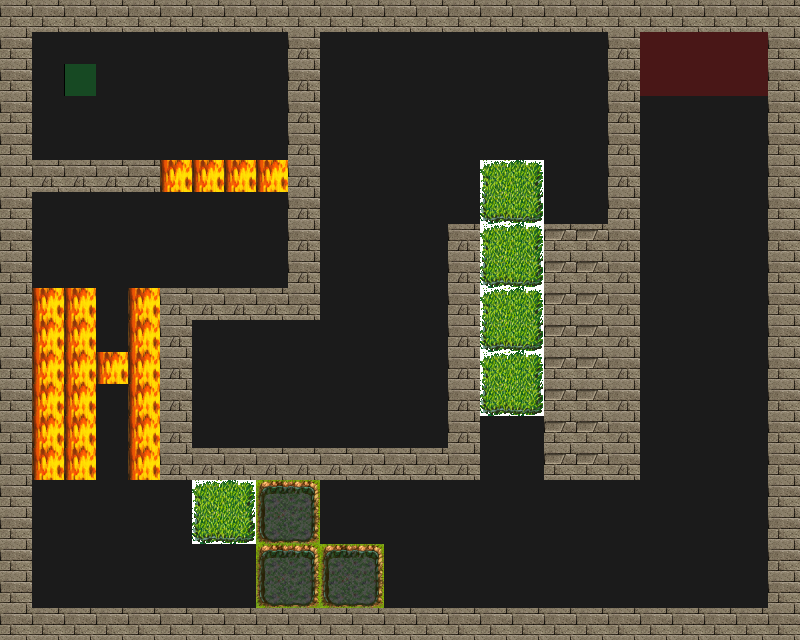

Below is a game level as drawn by its tile map, then a one-line description and the .tmx file that defines it, in full:
An orthogonal 25x20 tile map with 32x32 px tiles, 4 tile layers (Road, Trap, Wall, Utility), 4 tilesets.

<map version="1.0" tiledversion="1.0.3" orientation="orthogonal" renderorder="right-down" width="25" height="20" tilewidth="32" tileheight="32" nextobjectid="1">
 <tileset firstgid="1" source="tilesets/meta.tsx" />
 <tileset firstgid="3" source="tilesets/road.tsx" />
 <tileset firstgid="4" source="tilesets/traps.tsx" />
 <tileset firstgid="196" source="tilesets/wallsandroofs.tsx" />
 <layer name="Road" width="25" height="20">
  <data encoding="csv">
3,3,3,3,3,3,3,3,3,3,3,3,3,3,3,3,3,3,3,3,3,3,3,3,3,
3,3,3,3,3,3,3,3,3,3,3,3,3,3,3,3,3,3,3,3,3,3,3,3,3,
3,3,3,3,3,3,3,3,3,3,3,3,3,3,3,3,3,3,3,3,3,3,3,3,3,
3,3,3,3,3,3,3,3,3,3,3,3,3,3,3,3,3,3,3,3,3,3,3,3,3,
3,3,3,3,3,3,3,3,3,3,3,3,3,3,3,3,3,3,3,3,3,3,3,3,3,
3,3,3,3,3,3,3,3,3,3,3,3,3,3,3,3,3,3,3,3,3,3,3,3,3,
3,3,3,3,3,3,3,3,3,3,3,3,3,3,3,3,3,3,3,3,3,3,3,3,3,
3,3,3,3,3,3,3,3,3,3,3,3,3,3,3,3,3,3,3,3,3,3,3,3,3,
3,3,3,3,3,3,3,3,3,3,3,3,3,3,3,3,3,3,3,3,3,3,3,3,3,
3,3,3,3,3,3,3,3,3,3,3,3,3,3,3,3,3,3,3,3,3,3,3,3,3,
3,3,3,3,3,3,3,3,3,3,3,3,3,3,3,3,3,3,3,3,3,3,3,3,3,
3,3,3,3,3,3,3,3,3,3,3,3,3,3,3,3,3,3,3,3,3,3,3,3,3,
3,3,3,3,3,3,3,3,3,3,3,3,3,3,3,3,3,3,3,3,3,3,3,3,3,
3,3,3,3,3,3,3,3,3,3,3,3,3,3,3,3,3,3,3,3,3,3,3,3,3,
3,3,3,3,3,3,3,3,3,3,3,3,3,3,3,3,3,3,3,3,3,3,3,3,3,
3,3,3,3,3,3,3,3,3,3,3,3,3,3,3,3,3,3,3,3,3,3,3,3,3,
3,3,3,3,3,3,3,3,3,3,3,3,3,3,3,3,3,3,3,3,3,3,3,3,3,
3,3,3,3,3,3,3,3,3,3,3,3,3,3,3,3,3,3,3,3,3,3,3,3,3,
3,3,3,3,3,3,3,3,3,3,3,3,3,3,3,3,3,3,3,3,3,3,3,3,3,
3,3,3,3,3,3,3,3,3,3,3,3,3,3,3,3,3,3,3,3,3,3,3,3,3
</data>
 </layer>
 <layer name="Trap" width="25" height="20">
  <data encoding="csv">
0,0,0,0,0,0,0,0,0,0,0,0,0,0,0,0,0,0,0,0,0,0,0,0,0,
0,0,0,0,0,0,0,0,0,0,0,0,0,0,0,0,0,0,0,0,0,0,0,0,0,
0,0,0,0,0,0,0,0,0,0,0,0,0,0,0,0,0,0,0,0,0,0,0,0,0,
0,0,0,0,0,0,0,0,0,0,0,0,0,0,0,0,0,0,0,0,0,0,0,0,0,
0,0,0,0,0,0,0,0,0,0,0,0,0,0,0,0,0,0,0,0,0,0,0,0,0,
0,0,0,0,0,162,162,162,162,0,0,0,0,0,0,26,27,0,0,0,0,0,0,0,0,
0,0,0,0,0,0,0,0,0,0,0,0,0,0,0,42,43,0,0,0,0,0,0,0,0,
0,0,0,0,0,0,0,0,0,0,0,0,0,0,0,26,27,0,0,0,0,0,0,0,0,
0,0,0,0,0,0,0,0,0,0,0,0,0,0,0,42,43,0,0,0,0,0,0,0,0,
0,162,162,0,162,0,0,0,0,0,0,0,0,0,0,26,27,0,0,0,0,0,0,0,0,
0,162,162,0,162,0,0,0,0,0,0,0,0,0,0,42,43,0,0,0,0,0,0,0,0,
0,162,162,162,162,0,0,0,0,0,0,0,0,0,0,26,27,0,0,0,0,0,0,0,0,
0,162,162,0,162,0,0,0,0,0,0,0,0,0,0,42,43,0,0,0,0,0,0,0,0,
0,162,162,0,162,0,0,0,0,0,0,0,0,0,0,0,0,0,0,0,0,0,0,0,0,
0,162,162,0,162,0,0,0,0,0,0,0,0,0,0,0,0,0,0,0,0,0,0,0,0,
0,0,0,0,0,0,26,27,28,29,0,0,0,0,0,0,0,0,0,0,0,0,0,0,0,
0,0,0,0,0,0,42,43,44,45,0,0,0,0,0,0,0,0,0,0,0,0,0,0,0,
0,0,0,0,0,0,0,0,28,29,28,29,0,0,0,0,0,0,0,0,0,0,0,0,0,
0,0,0,0,0,0,0,0,44,45,44,45,0,0,0,0,0,0,0,0,0,0,0,0,0,
0,0,0,0,0,0,0,0,0,0,0,0,0,0,0,0,0,0,0,0,0,0,0,0,0
</data>
 </layer>
 <layer name="Wall" width="25" height="20">
  <data encoding="csv">
261,261,261,261,261,261,261,261,261,261,261,261,261,261,261,261,261,261,261,261,261,261,261,261,261,
261,0,0,0,0,0,0,0,0,309,0,0,0,0,0,0,0,0,0,309,0,0,0,0,261,
261,0,0,0,0,0,0,0,0,309,0,0,0,0,0,0,0,0,0,309,0,0,0,0,261,
261,0,0,0,0,0,0,0,0,309,0,0,0,0,0,0,0,0,0,309,0,0,0,0,261,
261,0,0,0,0,0,0,0,0,309,0,0,0,0,0,0,0,0,0,309,0,0,0,0,261,
261,309,309,309,309,0,0,0,0,309,0,0,0,0,0,0,0,0,0,309,0,0,0,0,261,
261,0,0,0,0,0,0,0,0,309,0,0,0,0,0,0,0,0,0,309,0,0,0,0,261,
261,0,0,0,0,0,0,0,0,309,0,0,0,0,309,0,0,248,248,309,0,0,0,0,261,
261,0,0,0,0,0,0,0,0,309,0,0,0,0,309,0,0,248,248,309,0,0,0,0,261,
261,0,0,0,0,309,309,309,309,309,0,0,0,0,309,0,0,248,248,309,0,0,0,0,261,
261,0,0,0,0,309,0,0,0,0,0,0,0,0,309,0,0,248,248,309,0,0,0,0,261,
261,0,0,0,0,309,0,0,0,0,0,0,0,0,309,0,0,248,248,309,0,0,0,0,261,
261,0,0,0,0,309,0,0,0,0,0,0,0,0,309,0,0,248,248,309,0,0,0,0,261,
261,0,0,0,0,309,0,0,0,0,0,0,0,0,309,0,0,248,248,309,0,0,0,0,261,
261,0,0,0,0,309,309,309,309,309,309,309,309,309,309,0,0,248,248,309,0,0,0,0,261,
261,0,0,0,0,0,0,0,0,0,0,0,0,0,0,0,0,0,0,0,0,0,0,0,261,
261,0,0,0,0,0,0,0,0,0,0,0,0,0,0,0,0,0,0,0,0,0,0,0,261,
261,0,0,0,0,0,0,0,0,0,0,0,0,0,0,0,0,0,0,0,0,0,0,0,261,
261,0,0,0,0,0,0,0,0,0,0,0,0,0,0,0,0,0,0,0,0,0,0,0,261,
261,261,261,261,261,261,261,261,261,261,261,261,261,261,261,261,261,261,261,261,261,261,261,261,261
</data>
 </layer>
 <layer name="Utility" width="25" height="20">
  <data encoding="csv">
0,0,0,0,0,0,0,0,0,0,0,0,0,0,0,0,0,0,0,0,0,0,0,0,0,
0,0,0,0,0,0,0,0,0,0,0,0,0,0,0,0,0,0,0,0,1,1,1,1,0,
0,0,2,0,0,0,0,0,0,0,0,0,0,0,0,0,0,0,0,0,1,1,1,1,0,
0,0,0,0,0,0,0,0,0,0,0,0,0,0,0,0,0,0,0,0,0,0,0,0,0,
0,0,0,0,0,0,0,0,0,0,0,0,0,0,0,0,0,0,0,0,0,0,0,0,0,
0,0,0,0,0,0,0,0,0,0,0,0,0,0,0,0,0,0,0,0,0,0,0,0,0,
0,0,0,0,0,0,0,0,0,0,0,0,0,0,0,0,0,0,0,0,0,0,0,0,0,
0,0,0,0,0,0,0,0,0,0,0,0,0,0,0,0,0,0,0,0,0,0,0,0,0,
0,0,0,0,0,0,0,0,0,0,0,0,0,0,0,0,0,0,0,0,0,0,0,0,0,
0,0,0,0,0,0,0,0,0,0,0,0,0,0,0,0,0,0,0,0,0,0,0,0,0,
0,0,0,0,0,0,0,0,0,0,0,0,0,0,0,0,0,0,0,0,0,0,0,0,0,
0,0,0,0,0,0,0,0,0,0,0,0,0,0,0,0,0,0,0,0,0,0,0,0,0,
0,0,0,0,0,0,0,0,0,0,0,0,0,0,0,0,0,0,0,0,0,0,0,0,0,
0,0,0,0,0,0,0,0,0,0,0,0,0,0,0,0,0,0,0,0,0,0,0,0,0,
0,0,0,0,0,0,0,0,0,0,0,0,0,0,0,0,0,0,0,0,0,0,0,0,0,
0,0,0,0,0,0,0,0,0,0,0,0,0,0,0,0,0,0,0,0,0,0,0,0,0,
0,0,0,0,0,0,0,0,0,0,0,0,0,0,0,0,0,0,0,0,0,0,0,0,0,
0,0,0,0,0,0,0,0,0,0,0,0,0,0,0,0,0,0,0,0,0,0,0,0,0,
0,0,0,0,0,0,0,0,0,0,0,0,0,0,0,0,0,0,0,0,0,0,0,0,0,
0,0,0,0,0,0,0,0,0,0,0,0,0,0,0,0,0,0,0,0,0,0,0,0,0
</data>
 </layer>
</map>
